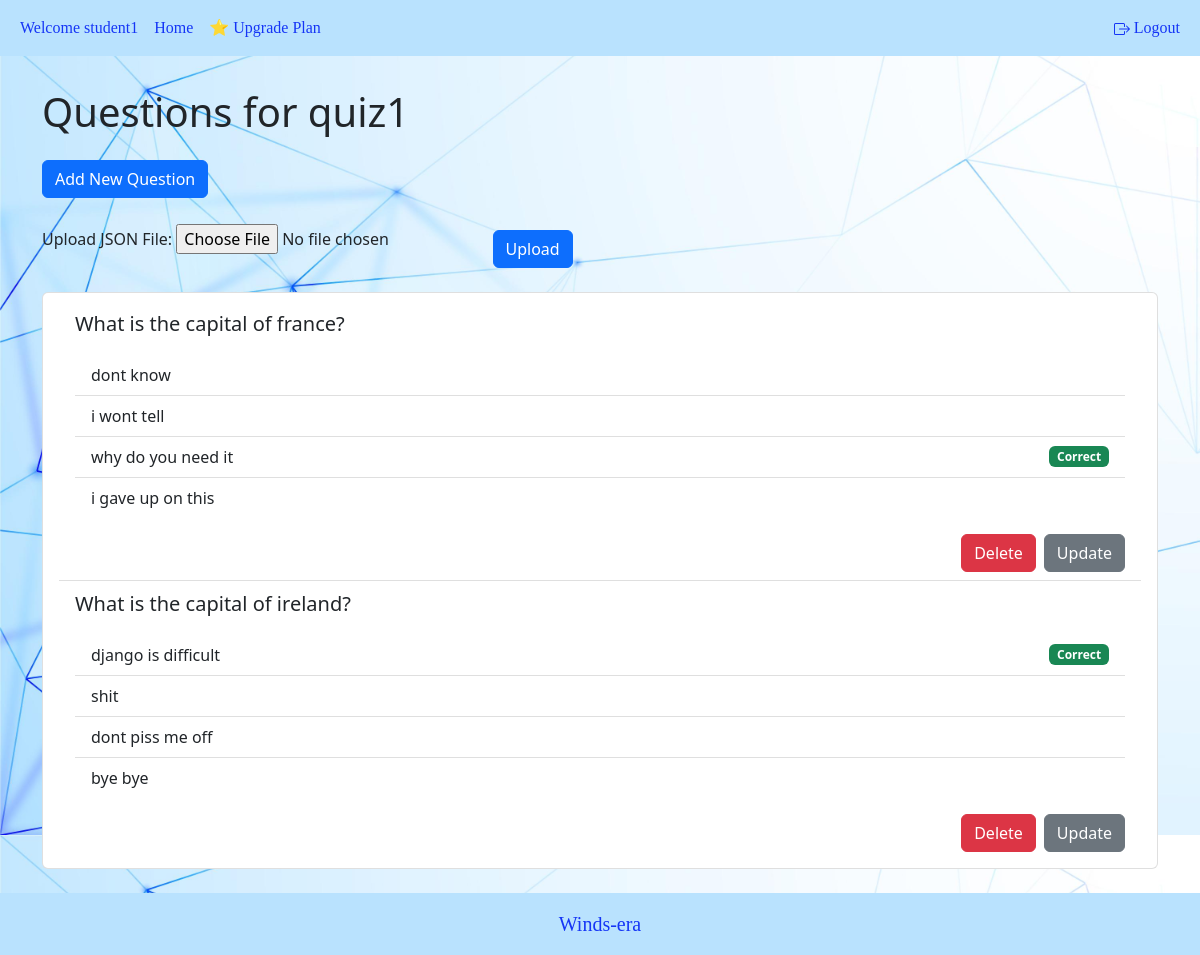
Page /quiz/update/question-list/7/ (signed in) on the committed database.
### user_account/models.py (models this page shows, shortened)
class User(AbstractBaseUser):
    username = models.CharField(max_length=20, unique=True)
    date_joined = models.DateTimeField(auto_now_add=True)
    last_login = models.DateTimeField(auto_now=True)
    is_admin = models.BooleanField(default=False)
    is_active = models.BooleanField(default=True)
    is_staff = models.BooleanField(default=False)
    is_superuser = models.BooleanField(default=False)
    user_choices = [
        ('STUDENT', 'Student'),
        ('MENTOR', 'Mentor'),
        ('ADMIN', 'Admin')
    ]
    plan_choices = [
        ('Basic', 'Basic'),
        ('Super', 'Super'),
        ('Pro', 'Pro')
    ]
    email = models.EmailField(max_length=60, unique=True)
    user_role = models.CharField(max_length=10, choices=user_choices)
    plan = models.CharField(max_length=10, choices=plan_choices, default='Basic')
    USERNAME_FIELD = 'username'
    REQUIRED_FIELDS = ['email', 'user_role']
    objects = UserManager()

### quiz/models.py (models this page shows, shortened)
class Quiz(models.Model):
    name = models.CharField(max_length=120)
    topic = models.CharField(max_length=120)
    number_of_questions = models.IntegerField()
    time = models.IntegerField(help_text="duration of the quiz in minutes")
    required_score_to_pass = models.IntegerField(help_text="required score in %")
    difficulty = models.CharField(max_length=6, choices=DIFF_CHOICES)
    class Meta:
        verbose_name_plural = 'Quizes'

### questions/models.py (models this page shows, shortened)
class Question(models.Model):
    text = models.CharField(max_length=200)
    quiz = models.ForeignKey(Quiz, on_delete=models.CASCADE)
    created = models.DateTimeField(auto_now_add=True)
    def get_answers(self):
        return self.answer_set.all()

class Answer(models.Model):
    text = models.CharField(max_length=200)
    correct = models.BooleanField(default=False)
    question = models.ForeignKey(Question, on_delete=models.CASCADE)
    created = models.DateTimeField(auto_now_add=True)

### quiz/views.py (the view, shortened to what this page needs)
# urls.py: path('update/question-list/<int:quiz_id>/', question_list, name='question_list'),
@login_required
def question_list(request, quiz_id):
    quiz = get_object_or_404(Quiz, id=quiz_id)
    questions = quiz.question_set.all()
    form = QuizUploadForm()
    return render(request, 'quiz/question_list.html', {'quiz': quiz, 'questions': questions, 'form': form})

### quiz/forms.py
class QuizUploadForm(forms.Form):
    json_file = forms.FileField(label='Upload JSON File')

### quiz/templates/quiz/question_list.html (shortened to what this page needs)
{% extends "root.html" %} {% block content %}
<div class="container mt-4">
  <h1>Questions for {{ quiz.name }}</h1>
  <a href="{% url 'quiz:add_question' quiz.id %}" class="btn btn-primary my-3"
    >Add New Question</a
  >
  <form method="post" enctype="multipart/form-data">
    {% csrf_token %} {{ form }}
    <button type="submit" class="btn btn-primary mt-3">Upload</button>
  </form>
  <div class="list-group mt-4">
    <div class="list-group-item">
      {% if questions %}
      <div class="list-group list-group-flush">
        {% for question in questions %}
        <div class="list-group-item">
          <p class="fs-5">{{ question.text }}</p>
          {% if question.get_answers %}
          <ul class="list-group list-group-flush">
            {% for answer in question.get_answers %}
            <li
              class="list-group-item d-flex justify-content-between align-items-center"
            >
              {{ answer.text }} {% if answer.correct %}
              <span class="badge bg-success">Correct</span>
              {% endif %}
            </li>
            {% endfor %}
          </ul>
          {% else %}
          <p class="text-muted">No answers added for this question.</p>
          {% endif %}
          <div class="mt-3 d-flex justify-content-end">
            <form
              method="post"
              action="{% url 'quiz:delete_question' question.id %}"
              class="d-inline"
            >
              <button type="submit" class="btn btn-danger me-2">Delete</button>
            </form>
            <a
              href="{% url 'quiz:update_question' question.id %}"
              class="btn btn-secondary"
              >Update</a
            >
          </div>
        </div>
        {% endfor %}
      </div>
      {% else %}
      <p class="text-muted">No questions added yet.</p>
      {% endif %}
    </div>
  </div>
</div>
{% endblock content %}

### templates/snippets/header.html (shortened to what this page needs)
    <nav class="navbar navbar-expand-sm navbar-dark fixed-top border-bottom-shadow-sm" style="background-color:#B9E2FE">
        {% if request.user.is_authenticated %}
        <div class="container-fluid d-flex">
        <ul class="navbar-nav">
            <li class="nav-item"><a class="nav-link disabled" style="color:#1535F6;font-family: 'Al Bayan';">Welcome {{ request.user.username }}</a></li>
            <li class="nav-item"><a class="nav-link" href={% url 'website_content:home' %} style="color:#1535F6;font-family: 'Al Bayan';"> Home</a></li>
            {% if request.user.user_role == 'STUDENT' %}
              <li class="nav-item"><a class="nav-link" href={% url 'website_content:plan_details' %} style="color:#1535F6;font-family: 'Al Bayan';">⭐ Upgrade Plan</a></li>
              {% elif request.user.user_role == 'MENTOR' %}
              <li class="nav-item"><a class="nav-link" href="{% url 'website_content:access_grades' %}" style="color:#1535F6;font-family: 'Al Bayan';">Student Grades</a></li>
            {% endif %}
        </ul>
        <ul class="navbar-nav">
            <li class="nav-item"><a class="nav-link" href={% url 'user_account:logout' %} style="color:#1535F6;font-family: 'Al Bayan';">
                Logout</a></li>
          </ul>
        </div>
        {% endif %}
      </nav>

### static/css/main.css (style rules this page uses)
html, body { height: 100%; margin: 0; }
body { display: flex; align-items: center; padding-bottom: 5rem; }

### quiz/templates/quiz/question_list.html (style rules this page uses)
html, body { margin-top: 35px; margin-bottom: 10%; }

### rows in the picture
User: user.username "student1"
Quiz: name "quiz1"
Question: text "What is the capital of france?"
Answer: text "dont know"
Answer: text "i wont tell"
Answer: text "why do you need it", correct "Correct"
Answer: text "i gave up on this"
Question: text "What is the capital of ireland?"
Answer: text "django is difficult", correct "Correct"
Answer: text "shit"
Answer: text "dont piss me off"
Answer: text "bye bye"
